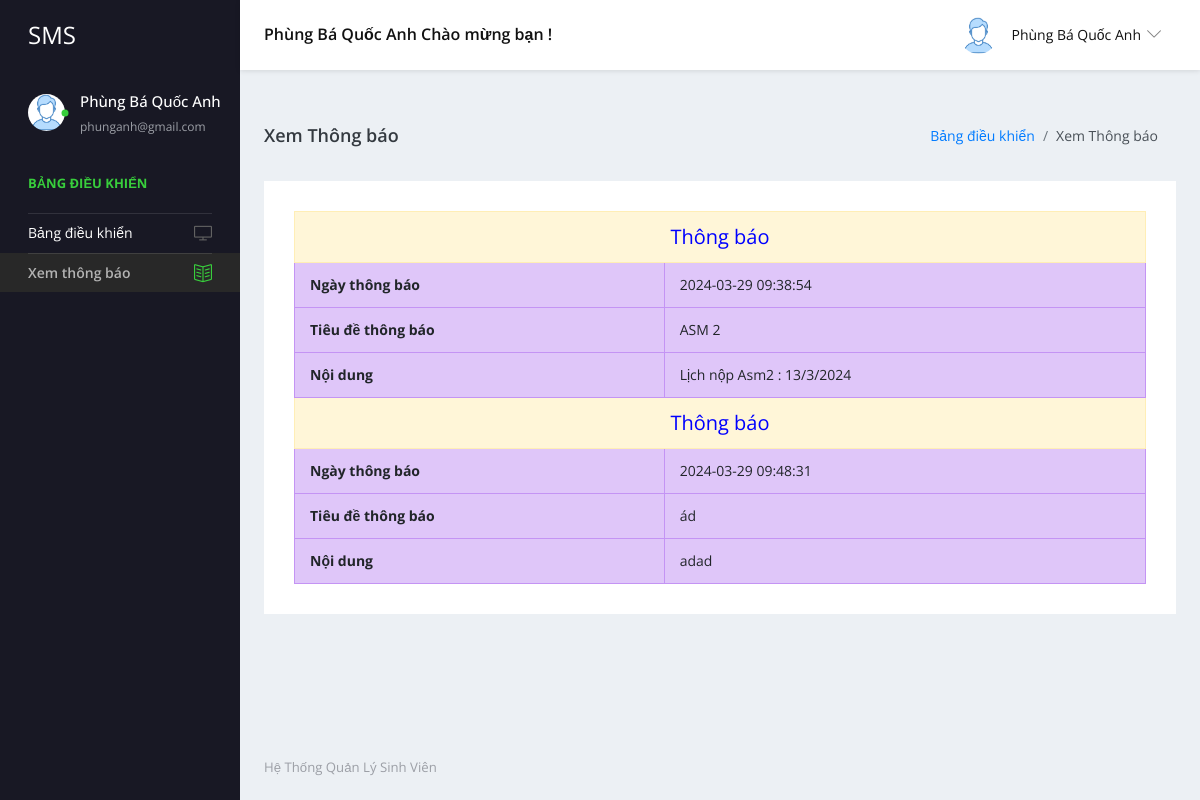
The page /user/view-notice.php (signed in) on the database its author committed.
### tables this page shows
CREATE TABLE `tblstudent` (
  `ID` int(10) NOT NULL,
  `StudentName` varchar(200) DEFAULT NULL,
  `StudentEmail` varchar(200) DEFAULT NULL,
  `StudentClass` varchar(100) DEFAULT NULL,
  `Gender` varchar(50) DEFAULT NULL,
  `DOB` date DEFAULT NULL,
  `StuID` varchar(200) DEFAULT NULL,
  `UserName` varchar(200) DEFAULT NULL,
  `Password` varchar(200) DEFAULT NULL,
  `DateofAdmission` timestamp NULL DEFAULT current_timestamp()
);

CREATE TABLE `tblnotice` (
  `ID` int(5) NOT NULL,
  `NoticeTitle` mediumtext DEFAULT NULL,
  `ClassId` int(10) DEFAULT NULL,
  `NoticeMsg` mediumtext DEFAULT NULL,
  `CreationDate` timestamp NULL DEFAULT current_timestamp()
);

### user/view-notice.php (the view, shortened to what this page needs)
<?php
include('includes/dbconnection.php');
if (strlen($_SESSION['sturecmsstuid']==0)) {
    header('location:logout.php');
} else {
?>
<!DOCTYPE html>
<html lang="vi">
<head>
    <link rel="stylesheet" href="vendors/simple-line-icons/css/simple-line-icons.css">
    <link rel="stylesheet" href="vendors/flag-icon-css/css/flag-icon.min.css">
    <link rel="stylesheet" href="vendors/css/vendor.bundle.base.css">
    <link rel="stylesheet" href="vendors/select2/select2.min.css">
    <link rel="stylesheet" href="vendors/select2-bootstrap-theme/select2-bootstrap.min.css">
    <link rel="stylesheet" href="css/style.css" />
</head>
<body>
    <div class="container-scroller">
        <?php include_once('includes/header.php');?>
        <div class="container-fluid page-body-wrapper">
            <?php include_once('includes/sidebar.php');?>
            <div class="main-panel">
                <div class="content-wrapper">
                    <div class="page-header">
                        <h3 class="page-title"> Xem Thông báo </h3>
                        <nav aria-label="breadcrumb">
                            <ol class="breadcrumb">
                                <li class="breadcrumb-item"><a href="dashboard.php">Bảng điều khiển</a></li>
                                <li class="breadcrumb-item active" aria-current="page"> Xem Thông báo</li>
                            </ol>
                        </nav>
                    </div>
                    <div class="row">
                        <div class="col-12 grid-margin stretch-card">
                            <div class="card">
                                <div class="card-body">
                                    <table border="1" class="table table-bordered mg-b-0">
                                        <?php
                                        $stuclass = $_SESSION['stuclass'];
                                        $sql = "SELECT tblclass.ID,tblclass.ClassName,tblclass.Section,tblnotice.NoticeTitle,tblnotice.CreationDate,tblnotice.ClassId,tblnotice.NoticeMsg,tblnotice.ID as nid from tblnotice join tblclass on tblclass.ID=tblnotice.ClassId where tblnotice.ClassId=:stuclass";
                                        $query = $dbh -> prepare($sql);
                                        $query->bindParam(':stuclass',$stuclass,PDO::PARAM_STR);
                                        $query->execute();
                                        $results=$query->fetchAll(PDO::FETCH_OBJ);
                                        $cnt=1;
                                        if($query->rowCount() > 0)
                                        {
                                            foreach($results as $row)
                                            {
                                        ?>
                                        <tr align="center" class="table-warning">
                                            <td colspan="4" style="font-size:20px;color:blue">
                                                Thông báo</td>
                                        </tr>
                                        <tr class="table-info">
                                            <th>Ngày thông báo</th>
                                            <td><?php echo $row->CreationDate;?></td>
                                        </tr>
                                        <tr class="table-info">
                                            <th>Tiêu đề thông báo</th>
                                            <td><?php echo $row->NoticeTitle;?></td>
                                        </tr>
                                        <tr class="table-info">
                                            <th>Nội dung</th>
                                            <td><?php echo $row->NoticeMsg;?></td>
                                        </tr>
                                        <?php $cnt=$cnt+1;}} else { ?>
                                        <tr>
                                            <th colspan="2" style="color:red;">Không tìm thấy thông báo</th>
                                        </tr>
                                        <?php } ?>
                                    </table>
                                </div>
                            </div>
                        </div>
                    </div>
                </div>
                <?php include_once('includes/footer.php');?>
            </div>
        </div>
    </div>
</body>
</html>
<?php }  ?>

### user/includes/header.php (shortened to what this page needs)
<nav class="navbar default-layout-navbar col-lg-12 col-12 p-0 fixed-top d-flex flex-row">
    <div class="navbar-brand-wrapper d-flex align-items-center">
        <a class="navbar-brand brand-logo" href="dashboard.php">
            <strong style="color: white;">SMS</strong>
        </a>
    </div>
    <?php
        $uid= $_SESSION['sturecmsuid'];
        $sql="SELECT * from tblstudent where ID=:uid";
        $query = $dbh -> prepare($sql);
        $query->bindParam(':uid',$uid,PDO::PARAM_STR);
        $query->execute();
        $results=$query->fetchAll(PDO::FETCH_OBJ);
        if($query->rowCount() > 0) {
            foreach($results as $row) { ?>
                <div class="navbar-menu-wrapper d-flex align-items-center flex-grow-1">
                    <h5 class="mb-0 font-weight-medium d-none d-lg-flex"><?php  echo htmlentities($row->StudentName);?> Chào mừng bạn !</h5>
                    <ul class="navbar-nav navbar-nav-right ml-auto">
                        <li class="nav-item dropdown d-none d-xl-inline-flex user-dropdown">
                            <a class="nav-link dropdown-toggle" id="UserDropdown" href="#" data-toggle="dropdown" aria-expanded="false">
                                <img class="img-xs rounded-circle ml-2" src="images/faces/face8.jpg" alt="Ảnh hồ sơ"> <span class="font-weight-normal"> <?php  echo htmlentities($row->StudentName);?> </span>
                            </a>
                        </li>
                    </ul>
                </div>
    <?php
            }
        }
    ?>
</nav>

### user/includes/sidebar.php (shortened to what this page needs)
<nav class="sidebar sidebar-offcanvas" id="sidebar">
    <ul class="nav">
        <li class="nav-item nav-profile">
            <a href="#" class="nav-link">
                <div class="profile-image">
                    <img class="img-xs rounded-circle" src="images/faces/face8.jpg" alt="Hình ảnh hồ sơ">
                    <div class="dot-indicator bg-success"></div>
                </div>
                <div class="text-wrapper">
                    <?php
                    $uid= $_SESSION['sturecmsuid'];
                    $sql="SELECT * FROM tblstudent WHERE ID=:uid";
                    $query = $dbh -> prepare($sql);
                    $query->bindParam(':uid',$uid,PDO::PARAM_STR);
                    $query->execute();
                    $results=$query->fetchAll(PDO::FETCH_OBJ);
                    if($query->rowCount() > 0) {
                        foreach($results as $row) { ?>
                            <p class="profile-name"><?php echo htmlentities($row->StudentName);?></p>
                            <p class="designation"><?php echo htmlentities($row->StudentEmail);?></p>
                        <?php
                        }
                    }
                    ?>
                </div>
            </a>
        </li>
        <li class="nav-item nav-category">
            <span class="nav-link">Bảng điều khiển</span>
        </li>
        <li class="nav-item">
            <a class="nav-link" href="dashboard.php">
                <span class="menu-title">Bảng điều khiển</span>
                <i class="icon-screen-desktop menu-icon"></i>
            </a>
        </li>
        <li class="nav-item">
            <a class="nav-link" href="view-notice.php">
                <span class="menu-title">Xem thông báo</span>
                <i class="icon-book-open menu-icon"></i>
            </a>
        </li>
    </ul>
</nav>

### rows shown on the page
tblstudent: StudentName "Phùng Bá Quốc Anh", StudentEmail "phunganh@gmail.com"
tblnotice: CreationDate "2024-03-29 09:38:54", NoticeTitle "ASM 2", NoticeMsg "Lịch nộp Asm2 : 13/3/2024"
tblnotice: CreationDate "2024-03-29 09:48:31", NoticeTitle "ád", NoticeMsg "adad"
